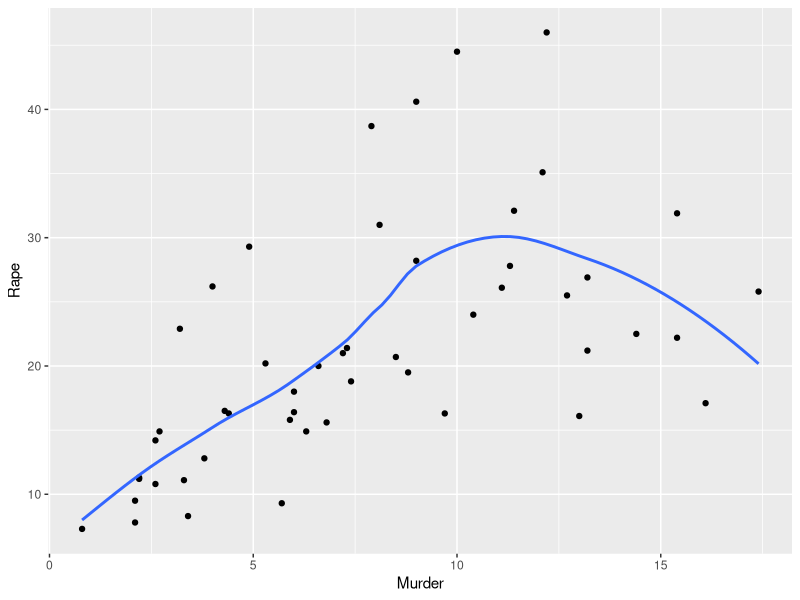
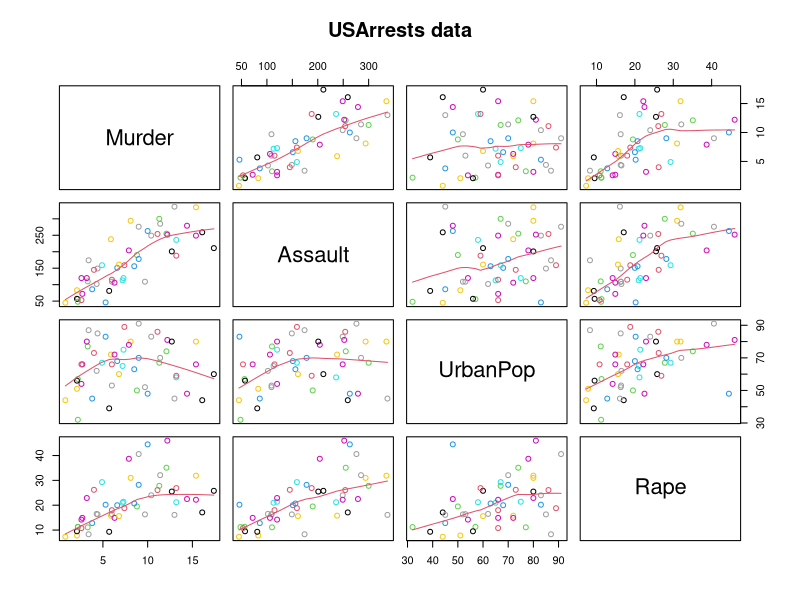
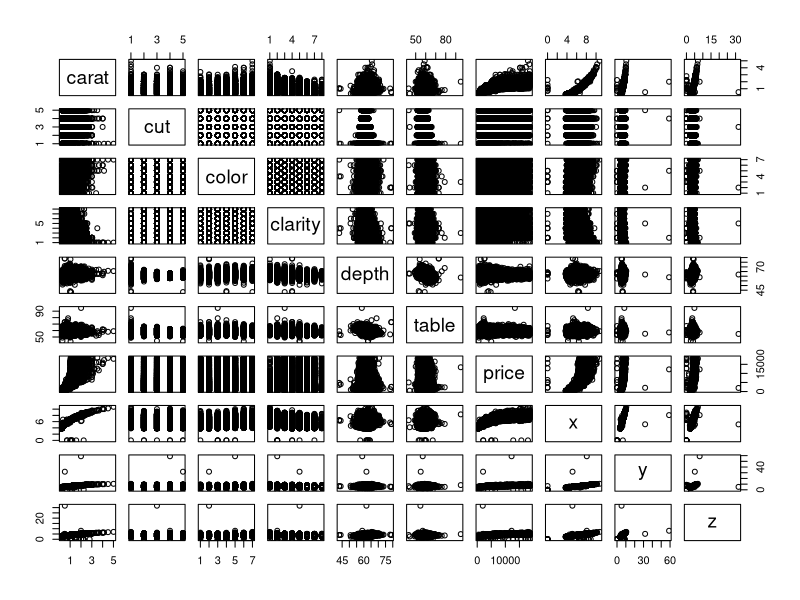
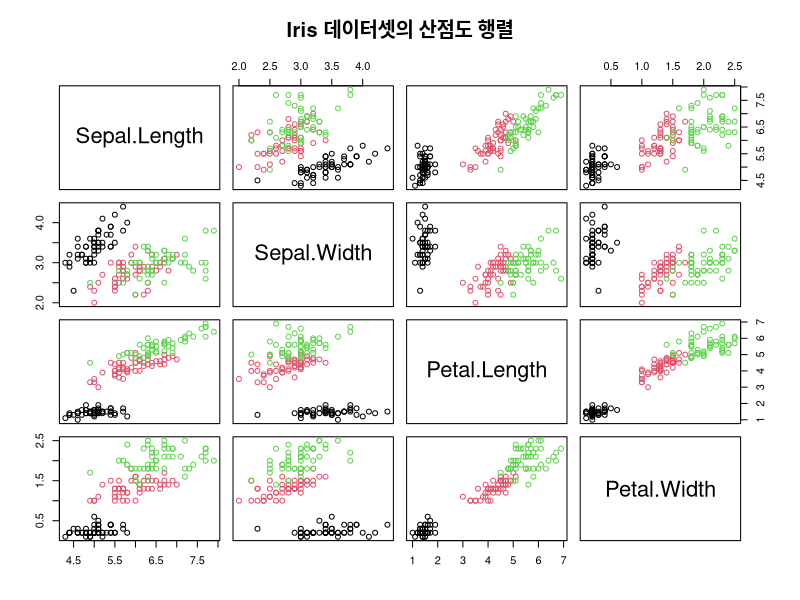
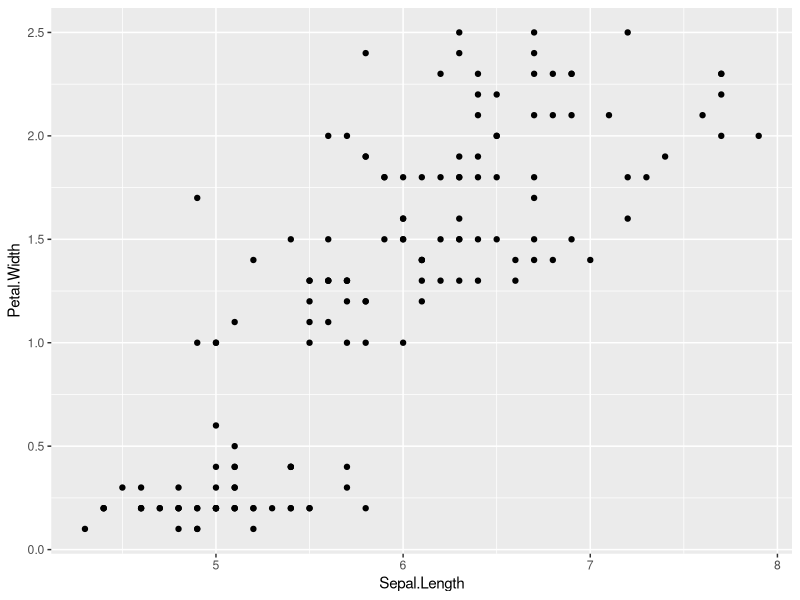
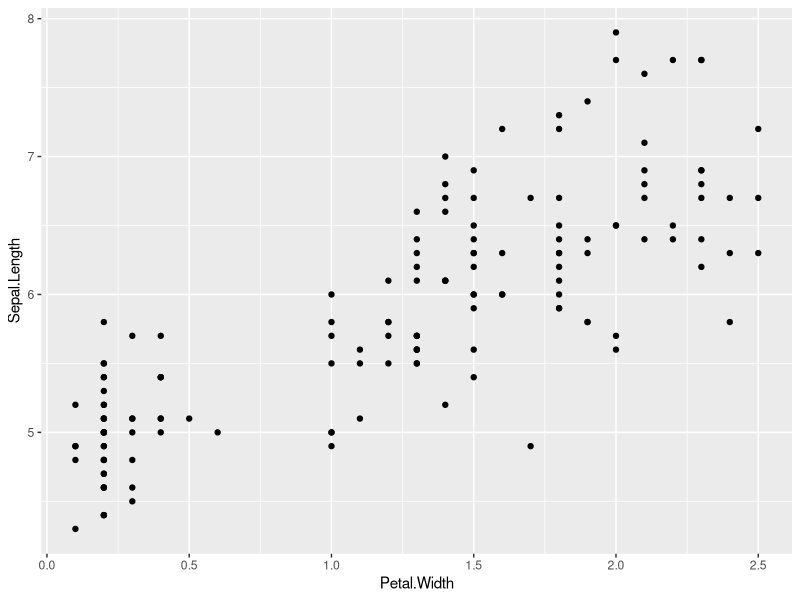
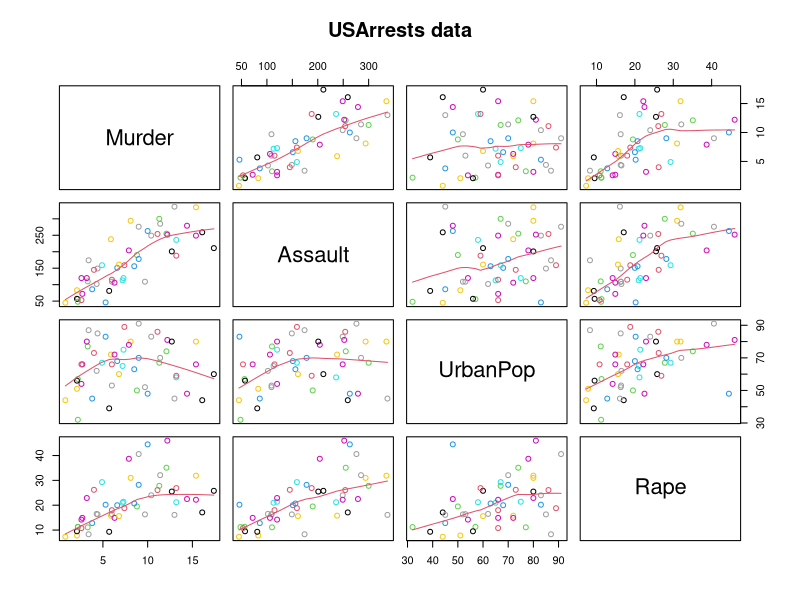
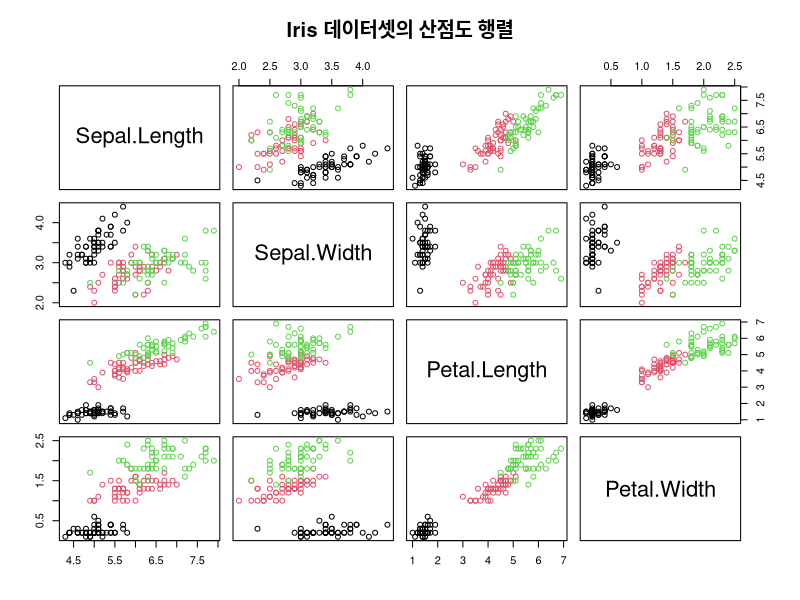

Generate these figures, in order, with R:
#23-1127 mon

#
library(tidyverse)

#
USArrests |> head()

ggplot(data = USArrests, 
       aes(x = Murder, 
           y = Rape)) +
  geom_point() + 
  geom_smooth(se = F)

#pairs
pairs(USArrests, 
      #panel = panel.smooth, 
      #panel = points,
      panel = panel.smooth,
      main = "USArrests data", 
      col = USArrests$Rape)

#
diamonds |> 
  #pairs(panel = panel.smooth)
  pairs()
  

# ----
USArrests
# 내장 데이터셋 iris 사용
data(iris)

# 산점도 행렬 생성
pairs(iris[, 1:4], 
      main = "Iris 데이터셋의 산점도 행렬", 
      col = iris$Species)
iris[,1:4]



iris[,1:4] |> 
  ggplot(aes(x = Sepal.Length, 
             y = Petal.Width)) +
  geom_point()

iris[,1:4] |> 
  ggplot(aes(x = Petal.Width, 
             y = Sepal.Length)) +
  geom_point()

#pairs
pairs(USArrests, 
      #panel = panel.smooth, 
      #panel = points,
      panel = panel.smooth,
      main = "USArrests data", 
      col = USArrests$Rape)

#
USArrests
# 내장 데이터셋 iris 사용
data(iris)

# 산점도 행렬 생성
pairs(iris[, 1:4], 
      main = "Iris 데이터셋의 산점도 행렬", 
      col = iris$Species)
iris[,1:4]


mtcars |> 
  pairs(panel = panel.smooth, col = mtcars$mpg)
